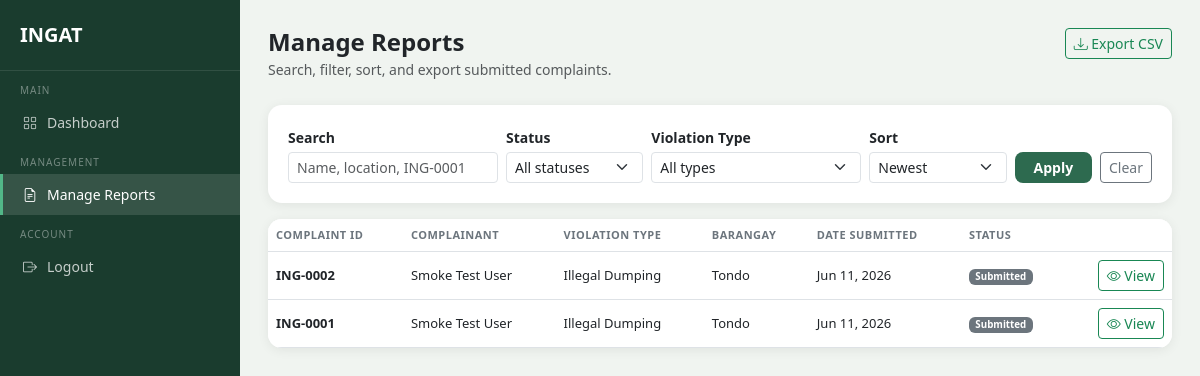
The app's page /admin/reports (signed in), older data.
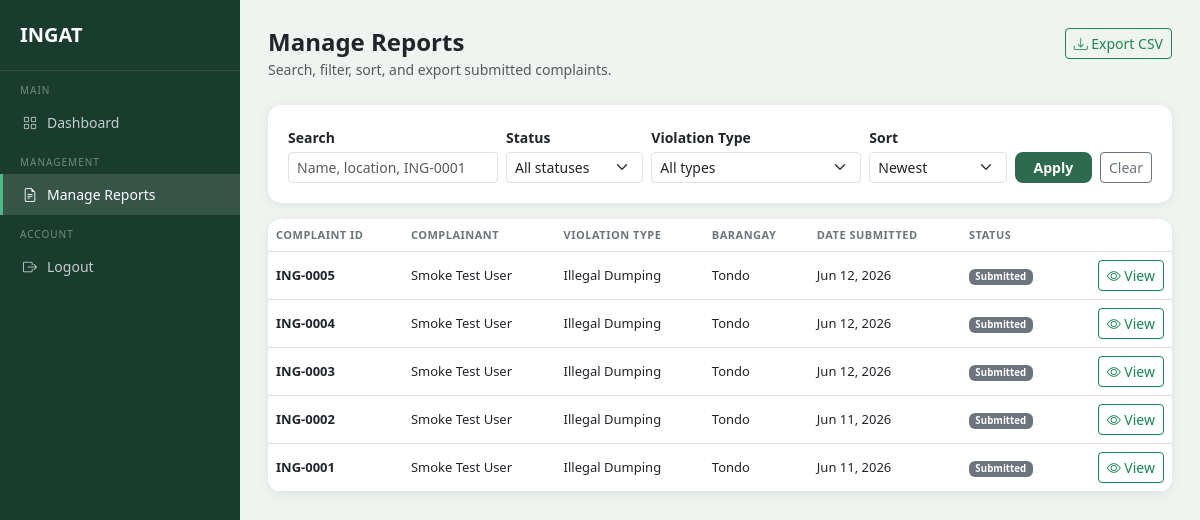
The same page, newer data.
### models.py (models this page shows, shortened)
class Complaint(db.Model):
    __tablename__ = 'complaints'
    id = db.Column(db.Integer, primary_key=True)
    user_id = db.Column(db.Integer, db.ForeignKey('users.id'), nullable=False)
    agency_id = db.Column(db.Integer, db.ForeignKey('agencies.id'), nullable=True)
    violation_type = db.Column(db.String(100), nullable=False)
    street_address = db.Column(db.String(255), nullable=False)
    barangay = db.Column(db.String(100), nullable=False)
    municipality = db.Column(db.String(100), nullable=False)
    date_incident = db.Column(db.Date, nullable=False)
    description = db.Column(db.Text, nullable=False)
    photo_path = db.Column(db.String(255), nullable=True)
    generated_letter = db.Column(db.Text, nullable=True)
    letter_generated = db.Column(db.Boolean, default=False)
    status = db.Column(db.String(50), default='Submitted')
    created_at = db.Column(db.DateTime, default=datetime.utcnow)
    status_history = db.relationship('StatusHistory', backref='complaint', lazy=True)

class User(db.Model, UserMixin):
    __tablename__ = 'users'
    id = db.Column(db.Integer, primary_key=True)
    full_name = db.Column(db.String(100), nullable=False)
    email = db.Column(db.String(120), unique=True, nullable=False)
    contact_number = db.Column(db.String(11), nullable=False)
    barangay = db.Column(db.String(100), nullable=False)
    municipality = db.Column(db.String(100), nullable=False)
    password_hash = db.Column(db.String(256), nullable=False)
    status = db.Column(db.String(20), default='active')
    email_notif = db.Column(db.Boolean, default=True)
    inapp_notif = db.Column(db.Boolean, default=True)
    created_at = db.Column(db.DateTime, default=datetime.utcnow)
    complaints = db.relationship('Complaint', backref='complainant', lazy=True)
    email_verifications = db.relationship('EmailVerification', backref='user', lazy=True)

### routes/admin_routes.py (the view)
@admin_bp.route('/reports')
@admin_required
def manage_reports():
    page = request.args.get('page', 1, type=int)
    paginated = _filtered_complaints_query().paginate(page=page, per_page=10, error_out=False)
    return render_template(
        'admin/manage_reports.html',
        complaints=paginated.items,
        search=request.args.get('q', '').strip(),
        status_filter=request.args.get('status', '').strip(),
        violation_filter=request.args.get('violation_type', '').strip(),
        sort=request.args.get('sort', 'newest').strip(),
        statuses=STATUS_OPTIONS,
        violation_types=VIOLATION_TYPES,
        pagination=paginated,
    )

### routes/admin_routes.py (called while the page is built, shortened)
def _filtered_complaints_query():
    from models import Complaint, User
    search = request.args.get('q', '').strip()
    status_filter = request.args.get('status', '').strip()
    violation_filter = request.args.get('violation_type', '').strip()
    sort = request.args.get('sort', 'newest').strip()
    query = Complaint.query.join(User, Complaint.user_id == User.id)
    if status_filter:
        query = query.filter(Complaint.status == status_filter)
    if violation_filter:
        query = query.filter(Complaint.violation_type == violation_filter)
    if sort == 'oldest':
        query = query.order_by(Complaint.created_at.asc())
    elif sort == 'status':
        query = query.order_by(Complaint.status.asc(), Complaint.created_at.desc())
    else:
        query = query.order_by(Complaint.created_at.desc())
    return query

### routes/auth.py (called while the page is built)
def admin_required(fn):
    @login_required
    @wraps(fn)
    def wrapper(*args, **kwargs):
        from models import AdminUser
        if not isinstance(current_user, AdminUser):
            flash('Please log in as admin.', 'danger')
            return redirect(url_for('admin.admin_login'))
        return fn(*args, **kwargs)
    return wrapper

### templates/admin/manage_reports.html (shortened to what this page needs)
<!DOCTYPE html>
<html lang="en">
<head>
    <link href="https://cdn.jsdelivr.net/npm/bootstrap@5.3.0/dist/css/bootstrap.min.css" rel="stylesheet">
    <link href="https://cdn.jsdelivr.net/npm/bootstrap-icons@1.10.5/font/bootstrap-icons.css" rel="stylesheet">
</head>
<body>
<div class="sidebar">
    <a href="{{ url_for('admin.dashboard') }}" class="sidebar-brand">INGAT</a>
    <div class="sidebar-label">Main</div>
    <a href="{{ url_for('admin.dashboard') }}" class="sidebar-item">
        <i class="bi bi-grid"></i> Dashboard
    </a>
    <div class="sidebar-label">Management</div>
    <a href="{{ url_for('admin.manage_reports') }}" class="sidebar-item active">
        <i class="bi bi-file-earmark-text"></i> Manage Reports
    </a>
    <div class="sidebar-label">Account</div>
    <a href="{{ url_for('admin.logout') }}" class="sidebar-item">
        <i class="bi bi-box-arrow-right"></i> Logout
    </a>
</div>
<div class="main-content">
    <div class="d-flex justify-content-between align-items-start mb-4">
        <div>
            <h4 class="fw-bold mb-0">Manage Reports</h4>
            <small class="text-muted">Search, filter, sort, and export submitted complaints.</small>
        </div>
        <a href="{{ url_for('admin.export_reports_csv', q=search, status=status_filter, violation_type=violation_filter, sort=sort) }}"
           class="btn btn-outline-success btn-sm">
            <i class="bi bi-download"></i> Export CSV
        </a>
    </div>
    <div class="section-card mb-3">
        <form method="GET" action="{{ url_for('admin.manage_reports') }}" class="row g-2 align-items-end">
            <div class="col-md-3">
                <label class="form-label small fw-semibold mb-1">Search</label>
                <input type="text" name="q" class="form-control form-control-sm" value="{{ search }}"
                       placeholder="Name, location, ING-0001">
            </div>
            <div class="col-md-2">
                <label class="form-label small fw-semibold mb-1">Status</label>
                <select name="status" class="form-select form-select-sm">
                    <option value="">All statuses</option>
                </select>
            </div>
            <div class="col-md-3">
                <label class="form-label small fw-semibold mb-1">Violation Type</label>
                <select name="violation_type" class="form-select form-select-sm">
                    <option value="">All types</option>
                </select>
            </div>
            <div class="col-md-2">
                <label class="form-label small fw-semibold mb-1">Sort</label>
                <select name="sort" class="form-select form-select-sm">
                    <option value="newest" {% if sort == 'newest' %}selected{% endif %}>Newest</option>
                </select>
            </div>
            <div class="col-md-2 d-flex gap-2">
                <button type="submit" class="btn btn-ingat btn-sm flex-grow-1">Apply</button>
                <a href="{{ url_for('admin.manage_reports') }}" class="btn btn-outline-secondary btn-sm">Clear</a>
            </div>
        </form>
    </div>
    <div class="section-card p-0 overflow-hidden">
        {% if complaints %}
        <div class="table-responsive">
            <table class="table table-hover mb-0 align-middle">
                <thead class="bg-light">
                    <tr>
                        <th>Complaint ID</th>
                        <th>Complainant</th>
                        <th>Violation Type</th>
                        <th>Barangay</th>
                        <th>Date Submitted</th>
                        <th>Status</th>
                        <th></th>
                    </tr>
                </thead>
                <tbody>
                    {% for c in complaints %}
                    <tr>
                        <td class="fw-semibold">ING-{{ '%04d' % c.id }}</td>
                        <td>{{ c.complainant.full_name }}</td>
                        <td>{{ c.violation_type }}</td>
                        <td>{{ c.barangay }}</td>
                        <td>{{ c.created_at.strftime('%b %d, %Y') }}</td>
                        <td>
                            {% if c.status == 'Submitted' %}
                                <span class="badge badge-submitted">Submitted</span>
                            {% elif c.status == 'Under Review' %}
                                <span class="badge badge-review">Under Review</span>
                            {% elif c.status == 'Forwarded to Agency' %}
                                <span class="badge badge-forwarded">Forwarded</span>
                            {% elif c.status == 'Resolved' %}
                                <span class="badge badge-resolved">Resolved</span>
                            {% else %}
                                <span class="badge bg-secondary">{{ c.status }}</span>
                            {% endif %}
                        </td>
                        <td class="text-end">
                            <a href="{{ url_for('admin.report_detail', complaint_id=c.id) }}"
                               class="btn btn-sm btn-outline-success">
                                <i class="bi bi-eye"></i> View
                            </a>
                        </td>
                    </tr>
                    {% endfor %}
                </tbody>
            </table>
        </div>
        {% else %}
        <div class="text-center py-5 text-muted">
            <i class="bi bi-inbox" style="font-size: 34px;"></i>
            <p class="small mt-2 mb-0">No complaints match the current filters.</p>
        </div>
        {% endif %}
    </div>
</div>
</body>
</html>

### templates/admin/manage_reports.html (style rules this page uses)
body { background-color: #f0f4f0; font-family: 'Segoe UI', sans-serif; }
.sidebar { width: 240px; min-height: 100vh; background-color: #1A3C2E; position: fixed; top: 0; left: 0; padding-top: 20px; z-index: 100; }
.sidebar-brand { color: white; font-size: 20px; font-weight: 700; padding: 0 20px 20px; border-bottom: 1px solid rgba(255,255,255,.1); display: block; text-decoration: none; }
.sidebar-label { font-size: 10px; text-transform: uppercase; letter-spacing: 1px; color: rgba(255,255,255,.4); padding: 12px 20px 4px; }
.sidebar-item { display: flex; align-items: center; gap: 10px; padding: 10px 20px; color: rgba(255,255,255,.75); text-decoration: none; font-size: 14px; border-left: 3px solid transparent; }
.sidebar-item:hover, .sidebar-item.active { background: rgba(255,255,255,.12); color: white; border-left-color: #52B788; }
.main-content { margin-left: 240px; padding: 28px; }
.section-card { background: white; border-radius: 14px; padding: 20px; box-shadow: 0 2px 12px rgba(0,0,0,.07); }
.btn-ingat { background-color: #2D6A4F; color: #fff; border: none; border-radius: 8px; font-weight: 600; }
.table th { font-size: 11px; text-transform: uppercase; letter-spacing: .5px; color: #6c757d; }
.table td { font-size: 13px; vertical-align: middle; }
.badge-submitted { background: #6c757d; }

Row changes from the older to the newer data that the page shows:
added Complaint: id "0005", complainant.full_name "Smoke Test User", violation_type "Illegal Dumping", barangay "Tondo", created_at "Jun 12, 2026", status "Submitted"
added Complaint: id "0004", complainant.full_name "Smoke Test User", violation_type "Illegal Dumping", barangay "Tondo", created_at "Jun 12, 2026", status "Submitted"
added Complaint: id "0003", complainant.full_name "Smoke Test User", violation_type "Illegal Dumping", barangay "Tondo", created_at "Jun 12, 2026", status "Submitted"
